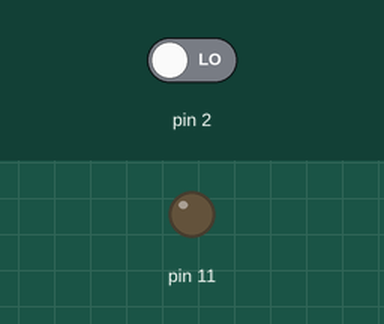
Simulated run of this sketch. Board: Arduino Uno, built with avr-gcc and run on an emulated ATmega328P. Shown: output pins drawn as LEDs (lit = HIGH). The inputs (shaded band) are chosen by the test bench; at power-on: pin 2 LOW.

Above: at 1.2 s.
1.3 s: pin 2 driven HIGH
At 2.5 s:
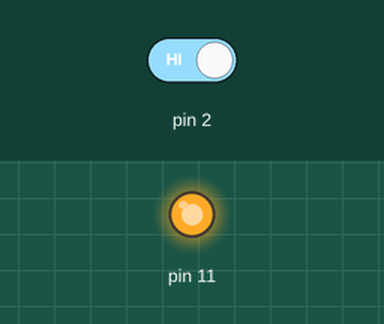
2.8 s: pin 2 driven LOW
At 3.7 s:
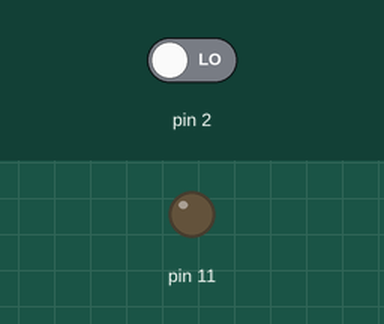
Timing chart, 0 to 5.8 s (numbered marks = the images above; inputs shaded):
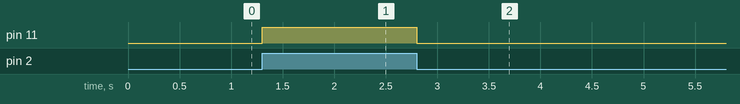

Measured:
- after the input at 1.3 s, pin 11: LOW → HIGH at once
- after the input at 2.8 s, pin 11: HIGH → LOW at once

The sketch:

LEDSwitch.ino
```cpp
int button = 0;

void setup() {
  // put your setup code here, to run once:
  pinMode(2, INPUT);
  pinMode(11, OUTPUT);
}

void loop() {
  // put your main code here, to run repeatedly:

button = digitalRead(2);
digitalWrite(11, button);
}
```
